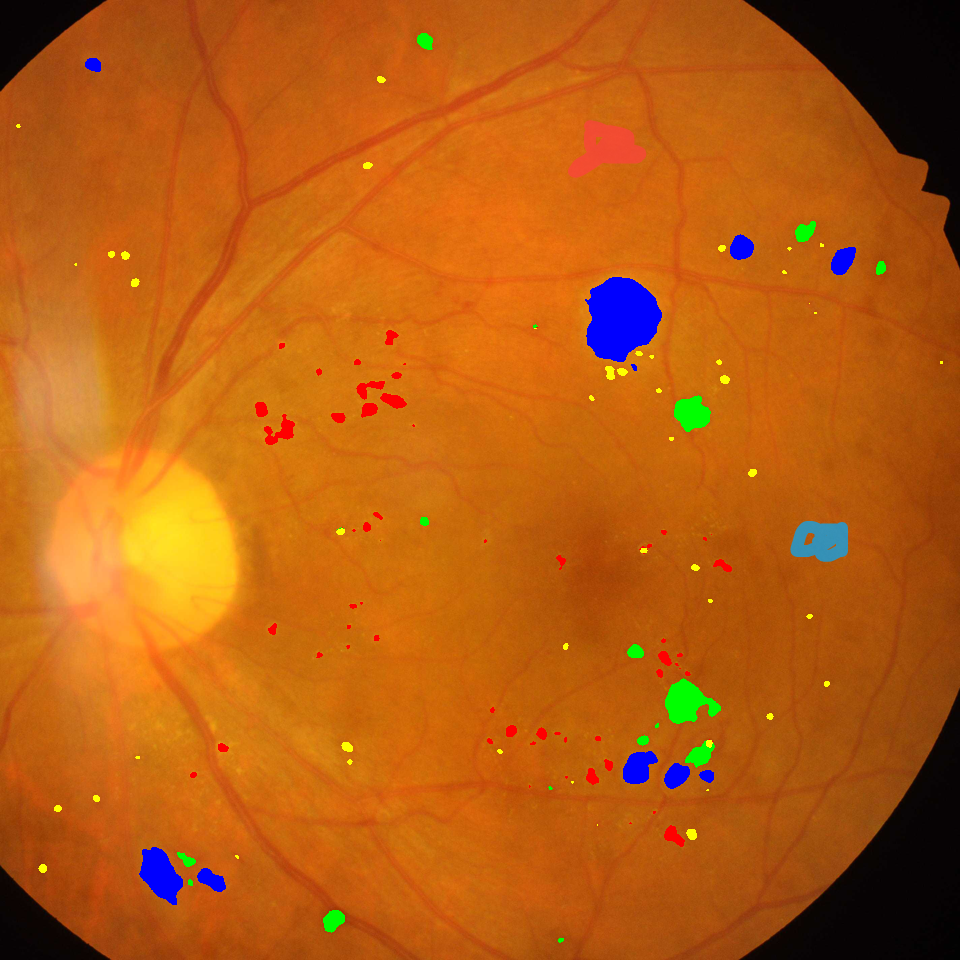
#> input picture 前后端代码/frontend/src/assets/edited_image.png, 960 x 960 px; its folder holds only this picture in this run
$ python -i change_bright.py   (imports and definitions only)
#> lines starting #> are read from the running program, lines starting #| are printed output that depends on the picture; after the words box and inside, x2 and y2 are one past the last pixel; in counts of white or black regions, pixels touching at a corner belong together
import cv2
import numpy as np
import os

def adjust_brightness(image_path, output_image_path, target_brightness=194, max_ratio=2.0, apply_filter=True):
#> called with output_image_path = 'out.png', target_brightness = 194, max_ratio = 2, apply_filter = True
    print(f"Processing image: {image_path}")
    # 读取输入图片
    image = cv2.imread(image_path)
#> image is the input picture: shape (960, 960, 3); mean B, G, R 17.6, 93.3, 182.7
    if image is None:
        raise FileNotFoundError(f"Image at {image_path} could not be read.")

    # 将图像从BGR格式转换为HSV格式
    hsv_image = cv2.cvtColor(image, cv2.COLOR_BGR2HSV)
#> hsv_image: shape (960, 960, 3); mean H, S, V 21.9, 230.7, 186.8
    h_channel, s_channel, v_channel = cv2.split(hsv_image)
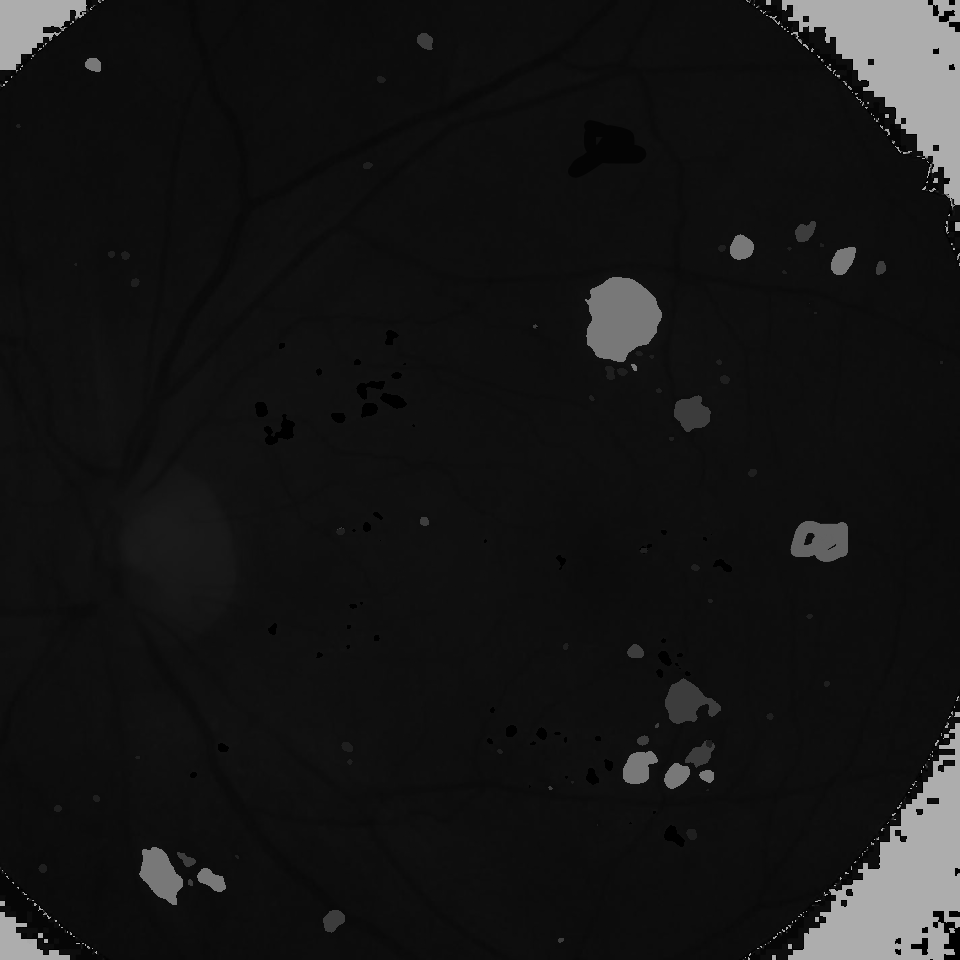
#> h_channel: shape (960, 960); min 0, max 179, mean 21.9

    # 计算图像中心和内接圆的半径
    center = (image.shape[1] // 2, image.shape[0] // 2)
#> center = (480, 480)
    radius = min(center[0], center[1])
#> radius = 480

    # 创建掩膜以标识内接圆的9/10大小的同心圆
    smaller_circle_mask = np.zeros_like(v_channel)
    cv2.circle(smaller_circle_mask, center, int(radius * 9 / 10), 255, -1)
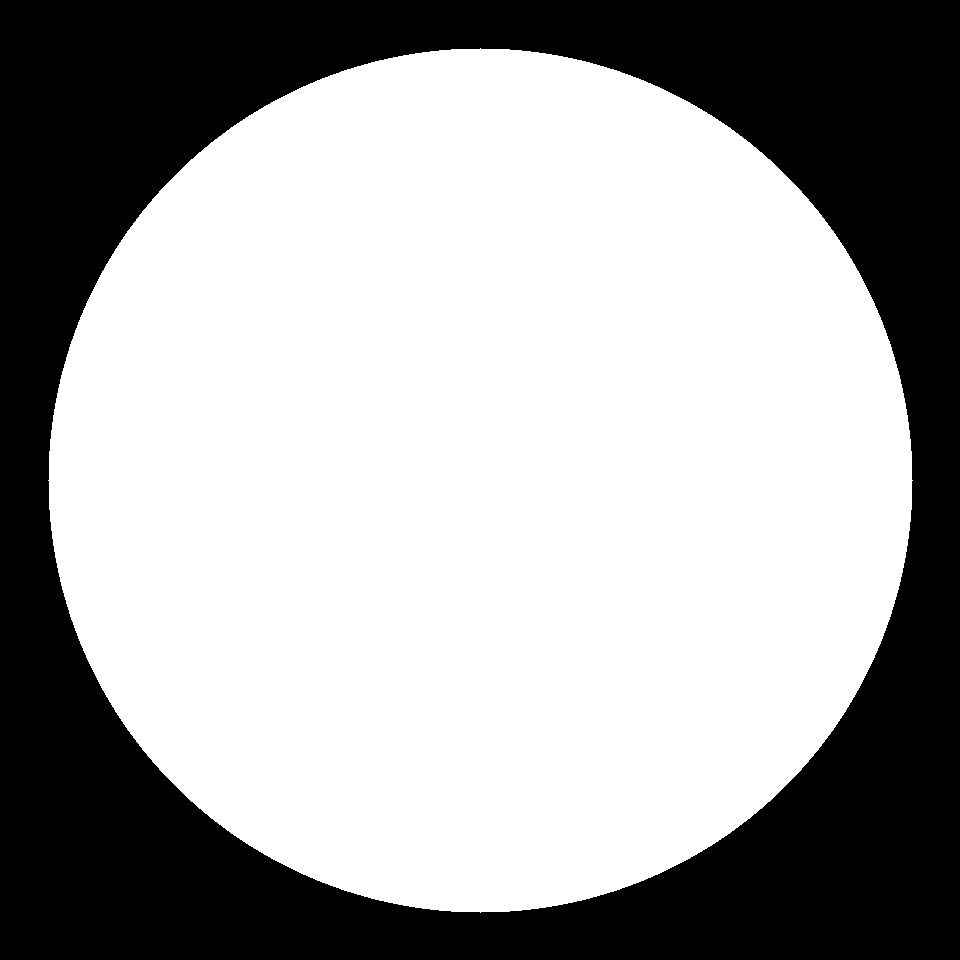
#> smaller_circle_mask: shape (960, 960); 63.6% white; 1 black region, box (x1, y1, x2, y2) and area: (0, 0, 960, 960) 335435

    # 创建另一个掩膜以标识整个内接圆
    full_circle_mask = np.zeros_like(v_channel)
    cv2.circle(full_circle_mask, center, radius, 255, -1)
#> full_circle_mask: shape (960, 960); 78.5% white; 4 black regions, box (x1, y1, x2, y2) and area: (0, 0, 480, 480) 49943, (481, 0, 960, 450) 49463, (0, 481, 450, 960) 49463, (511, 511, 960, 960) 48984

    # 计算9/10内接圆的平均亮度
    smaller_masked_v_channel = cv2.bitwise_and(v_channel, v_channel, mask=smaller_circle_mask)
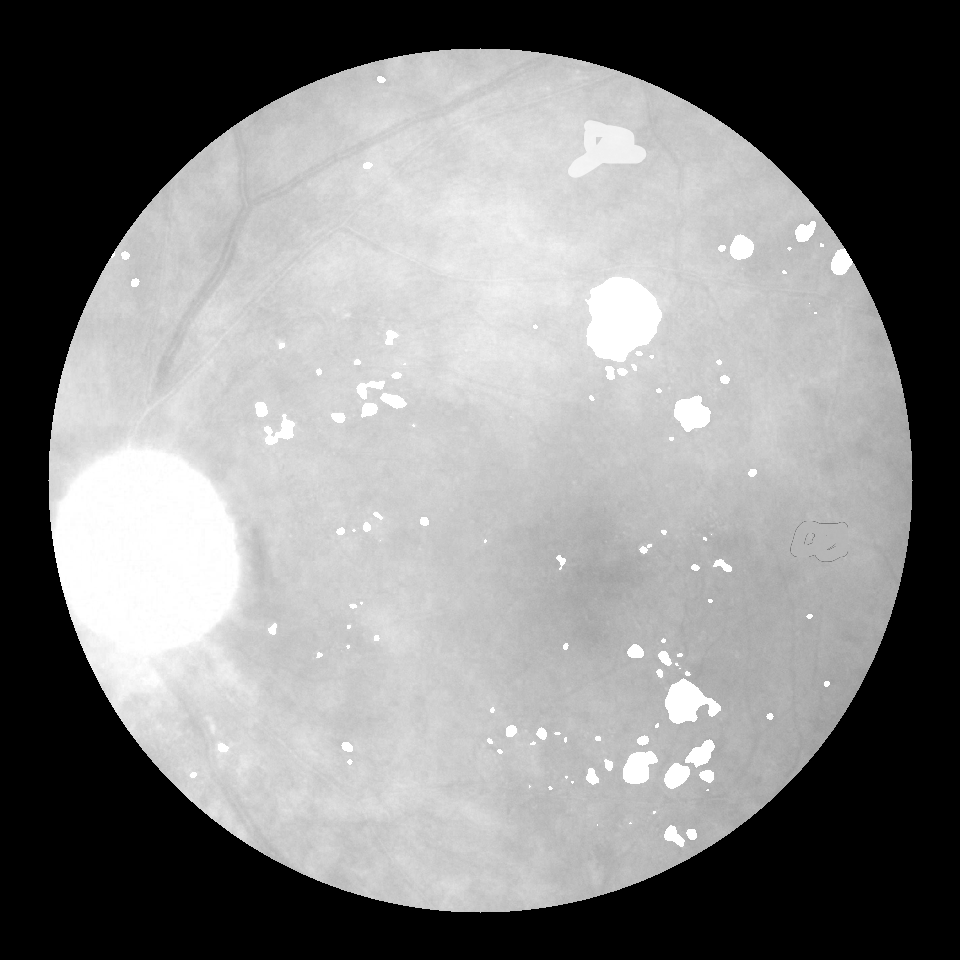
#> smaller_masked_v_channel: shape (960, 960); min 0, max 255, mean 131.3
    total_brightness = np.sum(smaller_masked_v_channel)
#> total_brightness = 120987340
    num_pixels = np.count_nonzero(smaller_circle_mask)
#> num_pixels = 586165
    if num_pixels == 0:
        raise ValueError("No pixels in the smaller circle. Cannot calculate brightness.")
    current_brightness = total_brightness / num_pixels
#> current_brightness = 206.4

    # 计算亮度调整比例
    brightness_ratio = min(target_brightness / current_brightness, max_ratio)
#> brightness_ratio = 0.94

    # 调整整个内接圆的像素亮度
    full_masked_v_channel = cv2.bitwise_and(v_channel, v_channel, mask=full_circle_mask)
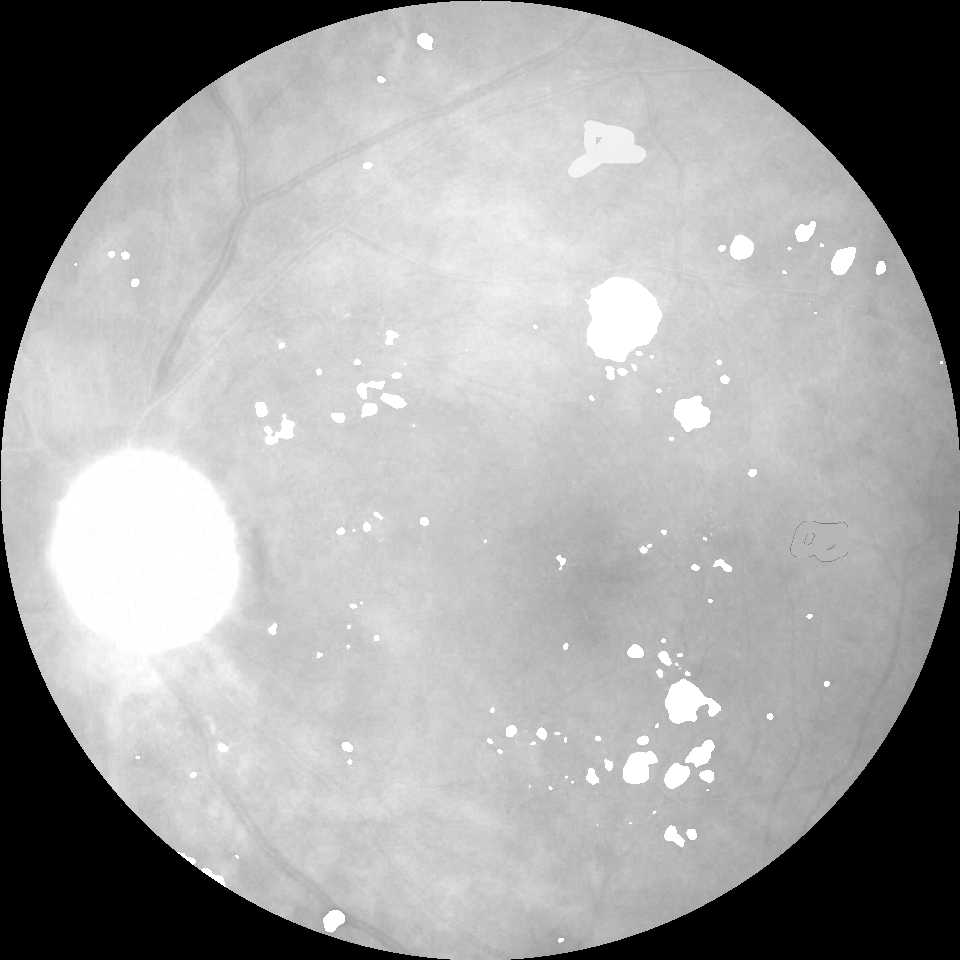
#> full_masked_v_channel: shape (960, 960); min 0, max 255, mean 159.2
    full_masked_v_channel_adjusted = np.clip(full_masked_v_channel * brightness_ratio, 0, 255).astype(np.uint8)

    # 将调整后的内接圆区域重新合并到图像中
    v_channel_final = np.where(full_circle_mask == 255, full_masked_v_channel_adjusted, v_channel)

    if apply_filter:
        v_channel_final = cv2.GaussianBlur(v_channel_final, (5, 5), 0)

    # 合并HSV通道
    adjusted_hsv_image = cv2.merge([h_channel, s_channel, v_channel_final])
#> adjusted_hsv_image: shape (960, 960, 3); mean H, S, V 21.9, 230.7, 176.8
    adjusted_image = cv2.cvtColor(adjusted_hsv_image, cv2.COLOR_HSV2BGR)

    # 保存新生成的图片
    cv2.imwrite(output_image_path, adjusted_image)
    print(f"Processed image saved as {output_image_path}")

def process_directory(input_dir, output_dir, target_brightness=194, max_ratio=2.0, apply_filter=True):
    if not os.path.exists(output_dir):
        os.makedirs(output_dir)

    for filename in os.listdir(input_dir):
        if filename.lower().endswith(('.png', '.jpg', '.jpeg', '.bmp', '.tiff')):
            image_path = os.path.join(input_dir, filename)
            image_path = image_path.replace(os.sep, '/')#把\替换成/
            output_image_path = os.path.join(output_dir, filename)
            output_image_path = output_image_path.replace(os.sep, '/')  # 把\替换成/
            adjust_brightness(image_path, output_image_path, target_brightness, max_ratio, apply_filter)

# 示例使用
input_directory = 'D:/retino_datasets/data_all_upload/val_old'  # 输入图片文件夹路径，不能有中文
output_directory = 'D:/retino_datasets/data_all_upload/val'  # 输出图片文件夹路径，不能有中文
# [1 line not run here, left out]

>>> result = adjust_brightness('../前后端代码/frontend/src/assets/edited_image.png', 'out.png')
